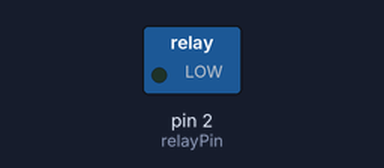
Simulated run of this sketch. Board: Arduino Uno, built with avr-gcc and run on an emulated ATmega328P. Parts: switched loads named in the sketch (green lamp = pin HIGH). Sleep ends after the set time or at an interrupt. At 1.5 s the program stops and its outputs stay as they are.

Above: at 0.1 s.
At 1.6 s:
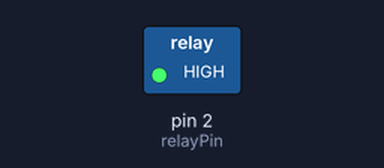
Timing chart, 0 to 3.0 s (numbered marks = the images above):
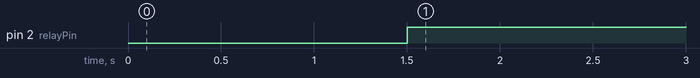

The sketch:

doubleToggle.ino
```cpp
#include <avr/sleep.h>

const int relayPin = 2;
const int delayTime = 500; //0,5sec

void setup(){
    delay(1000);                         //to give my coffee machine a headstart
    pinMode(relayPin, OUTPUT);
    digitalWrite(relayPin, HIGH);        //low lever trigger: active on low
    doubleToggle(relayPin, delayTime);

    set_sleep_mode(SLEEP_MODE_PWR_DOWN); // choose power down mode
    sleep_mode();                        // sleep now!
}

void loop(){
}

void doubleToggle(int Pin, int delayTime){
    digitalWrite(Pin, LOW);
    delay(delayTime);
    digitalWrite(Pin, HIGH);
}
```

Measured:
- by itself, pin 2 (relayPin): LOW → HIGH at 1.5 s
